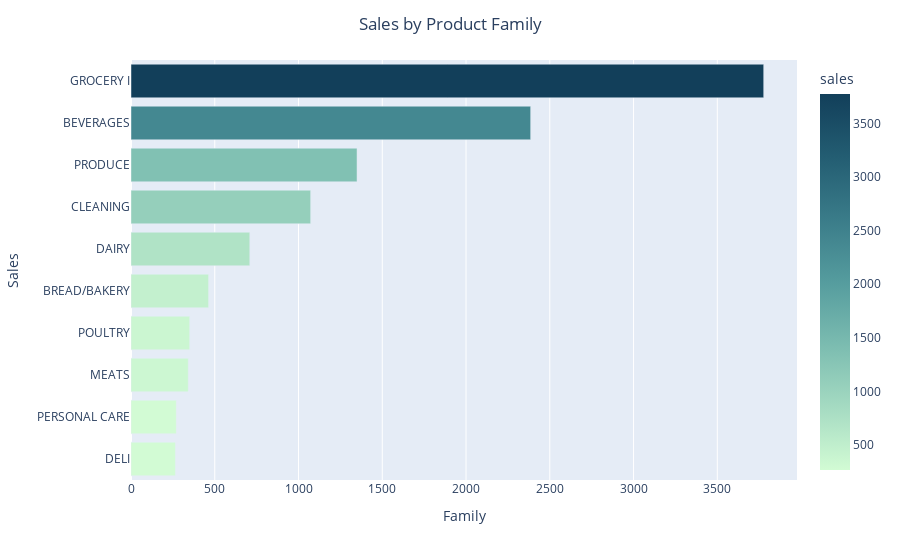

The cell this chart's notebook holds for it:
### Code cell
fig= px.bar(df_family, x='sales', y='family', color= "sales",color_continuous_scale="darkmint",orientation='h')
fig.update_layout({"title": {"text":"Sales by Product Family","x":0.5},
                   "xaxis": {"title":"Family"},
                   "yaxis": {"title":"Sales"},
                   "showlegend": True
                  })
fig.update_yaxes(categoryorder='total ascending')
fig.show()

### Figure 1 — Plotly figure (JSON) as saved in the notebook; plotly's stock layout.template omitted (floating-point values rounded to 4 significant figures)
{"data": [{"alignmentgroup": "True", "hovertemplate": "sales=%{marker.color}<br>family=%{y}<extra></extra>", "legendgroup": "", "marker": {"color": [3777.0, 2386.0, 1349.0, 1072.0, 709.2, 463.3, 350.5, 341.8, 270.4, 265.1], "coloraxis": "coloraxis", "pattern": {"shape": ""}}, "name": "", "offsetgroup": "", "orientation": "h", "showlegend": false, "textposition": "auto", "type": "bar", "x": [3777.0, 2386.0, 1349.0, 1072.0, 709.2, 463.3, 350.5, 341.8, 270.4, 265.1], "xaxis": "x", "y": ["GROCERY I", "BEVERAGES", "PRODUCE", "CLEANING", "DAIRY", "BREAD/BAKERY", "POULTRY", "MEATS", "PERSONAL CARE", "DELI"], "yaxis": "y"}], "layout": {"barmode": "relative", "coloraxis": {"colorbar": {"title": {"text": "sales"}}, "colorscale": [[0, "rgb(210, 251, 212)"], [0.1667, "rgb(165, 219, 194)"], [0.3333, "rgb(123, 188, 176)"], [0.5, "rgb(85, 156, 158)"], [0.6667, "rgb(58, 124, 137)"], [0.8333, "rgb(35, 93, 114)"], [1, "rgb(18, 63, 90)"]]}, "legend": {"tracegroupgap": 0}, "margin": {"t": 60}, "showlegend": true, "title": {"text": "Sales by Product Family", "x": 0.5}, "xaxis": {"anchor": "y", "domain": [0, 1], "title": {"text": "Family"}}, "yaxis": {"anchor": "x", "categoryorder": "total ascending", "domain": [0, 1], "title": {"text": "Sales"}}}}
